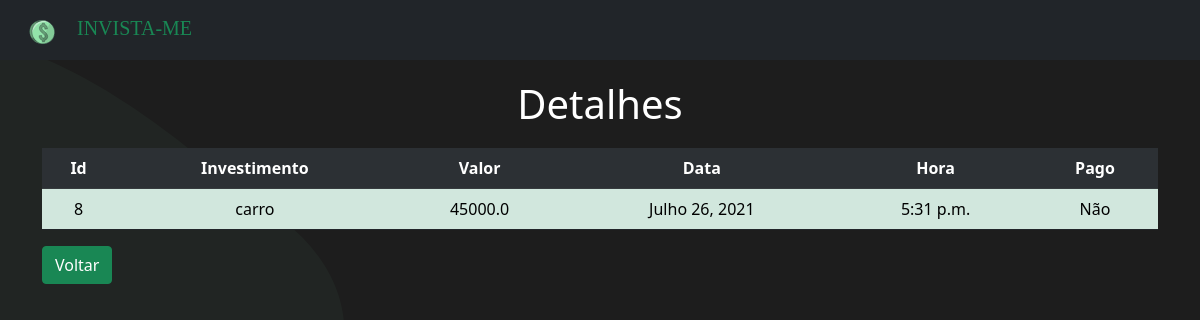
Screenshot of /detalhes/8 with the database file from the repository.
### invistame/models.py (models this page shows)
class Investimento(models.Model):
    investimento = models.TextField(max_length=200)
    valor = models.FloatField(max_length=9)
    pago = models.BooleanField(default=False)
    data = models.DateField(default=datetime.now)
    hora = models.TimeField(default=time.strftime('%H:%M', time.localtime()))

### invistame/views.py (the view)
# urls.py: path('detalhes/<int:id_investimento>', views.detalhes, name='detalhes'),
def detalhes(request, id_investimento):
    dados = {
        'dados': Investimento.objects.get(pk=id_investimento)
    }
    return render(request, 'investimentos/detalhes.html', dados)

### invistame/templates/investimentos/detalhes.html (shortened to what this page needs)
{% extends 'base.html' %}
{% block content %}
<div class="container" style="margin-top: 20px;">
    <h1 style="text-align: center; color: white;">Detalhes</h1>
    <table class='table table-success table-hover table-striped border-dark ' style="margin-top: 20px;">
        <tr style="text-align: center; margin-top: 20px;" class="table-dark">
            <th>Id</th>
            <th>Investimento</th>
            <th>Valor</th>
            <th>Data</th>
            <th>Hora</th>
            <th>Pago</th>
        </tr>
        <tr style="text-align: center;">
            <td>{{dados.id}}</td>
            <td>{{dados.investimento}}</td>
            <td>{{dados.valor}}</td>
            <td>{{dados.data}}</td>
            <td>{{dados.hora}}</td>
            {% if dados.pago %}
            <td>Sim</td>
            {% else %}
            <td>Não</td>
            {% endif %}
        </tr>
    </table>
    <button class="btn btn-success"><a style="color: white;text-decoration: none;"
            href="{% url 'listagem' %}">Voltar</a></button>
</div>
{% endblock %}

### invistame/static/css/styles.css (style rules this page uses)
body { background: url("/static/img/page.svg"); background-repeat: no-repeat; background-size: cover; position: relative; height: 100vh; width: 100vw; }

### rows the page displays
Investimento: id "8", investimento "carro", valor "45000.0", data "Julho 26, 2021", hora "5:31 p.m."
